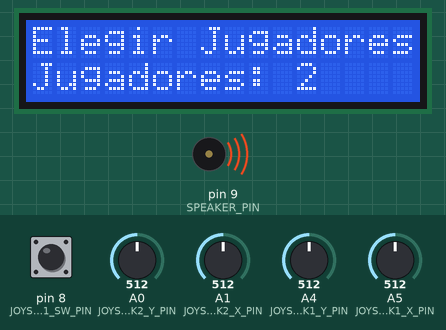
A sketch run on a simulated Arduino Uno, built with avr-gcc and run on an emulated ATmega328P. Shown: 16×2 character LCD, buzzer (waves = sounding). Inputs (shaded band) come from the test bench; at power-on: A5 (JOYSTICK1_X_PIN) = 512, A4 (JOYSTICK1_Y_PIN) = 512, pin 8 (JOYSTICK1_SW_PIN) HIGH, A0 (JOYSTICK2_Y_PIN) = 512, A1 (JOYSTICK2_X_PIN) = 512. Random numbers use the default seed unless the sketch sets one.

Above: at 0.8 s.
0.9 s: A5 (JOYSTICK1_X_PIN) set to 887
At 1.5 s:
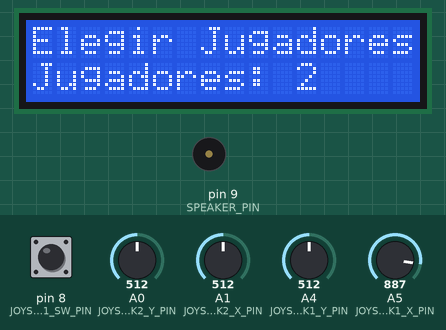
3.5 s: A5 (JOYSTICK1_X_PIN) set to 916
At 4.0 s:
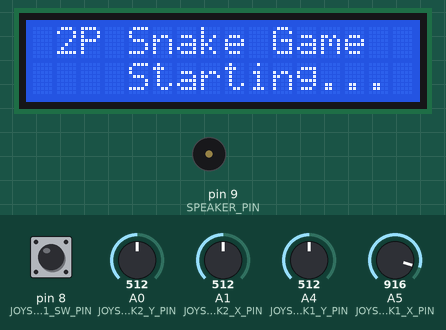
6.5 s: A4 (JOYSTICK1_Y_PIN) set to 885
8.4 s: A4 (JOYSTICK1_Y_PIN) set to 910
10.3 s: A4 (JOYSTICK1_Y_PIN) set to 716
12.0 s: A4 (JOYSTICK1_Y_PIN) set to 900
Timing chart, 0 to 16.6 s (numbered marks = the images above; inputs shaded):
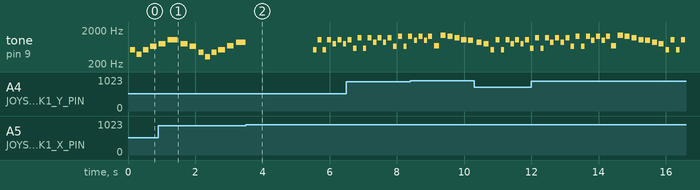

Measured:
- the behaviour switches between 899 and 900 on A5 (JOYSTICK1_X_PIN) (found by bisection; images 1 and 2)
- after the input at 3.5 s, the display: changes at once (image 2)
- by itself, tone on pin 9 (SPEAKER_PIN): plays 1175 Hz for 0.12 s, 587 Hz for 0.10 s, 1175 Hz for 0.12 s, 880 Hz for 0.10 s, 1175 Hz for 0.12 s, 880 Hz for 0.10 s … (27 notes in this stretch)
- what the display in image 2 shows lasts 2.0 s, from 3.5 s to 5.5 s

The sketch:

snake3P.ino
```cpp
/*
   Juego Snake para dos o tres jugadores en Arduino

   Libraries :
    - LiquidCrystal.h - https://docs.arduino.cc/libraries/liquidcrystal/

   Aurelio M. - v1.1 - 09.2024
   If you like this project, please add a star! Thank you!
   https://github.com/Aurelio-Jose-Munoz-Rios/Snake-arduino-LCD-16x2-multiplayer
 */

#include <LiquidCrystal.h>

// ======================================================================
// ==================== DEFINICIONES DE MÚSICA ==========================
// ======================================================================

// Pin donde está conectado el zumbador
#define SPEAKER_PIN 9

// Definición de las frecuencias de las notas (en Hz)
#define NOTE_C4  262
#define NOTE_D4  294
#define NOTE_E4  330
#define NOTE_F4  349
#define NOTE_G4  392
#define NOTE_A4  440
#define NOTE_B4  494
#define NOTE_C5  523
#define NOTE_D5  587
#define NOTE_E5  659
#define NOTE_F5  698
#define NOTE_G5  784
#define NOTE_A5  880
#define NOTE_B5  988
#define NOTE_C6  1047
#define NOTE_D6  1175
#define NOTE_E6  1319
#define NOTE_F6  1397
#define NOTE_G6  1568
#define NOTE_A6  1760

// --- ETAPA 1: INTRODUCCIÓN (Menú) ---
int introMelody[] = {
  NOTE_C5, NOTE_G4, NOTE_C5, NOTE_E5, NOTE_G5, NOTE_C6, NOTE_G5, NOTE_E5,
  NOTE_A4, NOTE_E4, NOTE_A4, NOTE_C5, NOTE_F5, NOTE_A5, NOTE_F5, NOTE_C5,
  NOTE_G4, NOTE_D4, NOTE_G4, NOTE_B4, NOTE_E5, NOTE_G5, NOTE_E5, NOTE_B4,
  NOTE_F4, NOTE_C4, NOTE_F4, NOTE_A4, NOTE_D5, NOTE_F5, NOTE_D5, NOTE_A4
};
int introDurations[] = {
  150, 150, 150, 200, 200, 300, 200, 200,
  150, 150, 150, 200, 200, 300, 200, 200,
  150, 150, 150, 200, 200, 300, 200, 200,
  150, 150, 150, 200, 200, 300, 200, 200
};

// --- ETAPA 3: PERSECUCIÓN (Juego Principal) ---
int chaseMelody[] = {
  NOTE_C5, NOTE_C6, NOTE_C5, NOTE_C6, NOTE_G5, NOTE_C6, NOTE_G5, NOTE_C6,
  NOTE_D5, NOTE_D6, NOTE_D5, NOTE_D6, NOTE_A5, NOTE_D6, NOTE_A5, NOTE_D6,
  NOTE_E5, NOTE_E6, NOTE_E5, NOTE_E6, NOTE_B5, NOTE_E6, NOTE_B5, NOTE_E6,
  NOTE_F5, NOTE_F6, NOTE_E6, NOTE_D6, NOTE_C6, NOTE_B5, NOTE_A5, NOTE_G5
};
int chaseDurations[] = {
  100, 120, 100, 120, 100, 120, 100, 120,
  100, 120, 100, 120, 100, 120, 100, 120,
  100, 120, 100, 120, 100, 120, 100, 120,
  150, 150, 150, 150, 150, 150, 150, 150
};

// --- ETAPA 5: GAME OVER ---
int gameOverMelody[] = {
  NOTE_G5, 0, NOTE_E5, 0, NOTE_C5, 0, NOTE_G4,
  NOTE_A4, 0, NOTE_F4, 0, NOTE_D4, 0, NOTE_C4,
  NOTE_F4, NOTE_E4, NOTE_D4, NOTE_C4
};
int gameOverDurations[] = {
  400, 100, 400, 100, 400, 100, 800,
  400, 100, 400, 100, 400, 100, 800,
  600, 600, 600, 1200
};

// --- VARIABLES PARA MÚSICA NO BLOQUEANTE ---
const int* currentMelody = nullptr;
const int* currentDurations = nullptr;
int totalNotes = 0;
int currentNoteIndex = 0;
unsigned long noteStartTime = 0;
boolean loopMelody = false;
boolean musicPlaying = false;


// --- PINES PARA JOYSTICKS ---
#define JOYSTICK1_X_PIN  A5
#define JOYSTICK1_Y_PIN  A4
#define JOYSTICK1_SW_PIN 8   // Pin para el botón del Joystick 1

#define JOYSTICK2_X_PIN A1
#define JOYSTICK2_Y_PIN A0

#define JOYSTICK3_X_PIN A3 // Pin para el Joystick 3 (Eje X)
#define JOYSTICK3_Y_PIN A2 // Pin para el Joystick 3 (Eje Y)

// --- DEFINICIONES DEL JUEGO ---
#define JOYSTICK_RELEASED 0
#define JOYSTICK_UP_      1
#define JOYSTICK_DOWN_    2
#define JOYSTICK_LEFT_    3
#define JOYSTICK_RIGHT_   4

#define ROWS 2
#define MAX_SNAKE_LENGTH 50

// --- CONFIGURACIÓN DE LA PANTALLA LCD ---
const int rs = 12, en = 11, d4 = 5, d5 = 4, d6 = 3, d7 = 2;
LiquidCrystal lcd(rs, en, d4, d5, d6, d7);

// --- VARIABLES GLOBALES DEL JUEGO ---
unsigned long time1, time2, time3;
int gameSpeed1 = 10;
int gameSpeed2 = 10;
int gameSpeed3 = 10;
boolean gameOver = false;
int numPlayers = 2; // Inicia con 2 jugadores por defecto

byte key1 = 0, oldkey1 = 0;
byte key2 = 0, oldkey2 = 0;
byte key3 = 0, oldkey3 = 0;

byte Field[8 * ROWS * 16];

// --- ESTRUCTURA DE LA SERPIENTE (LISTA ENLAZADA) ---
struct partdef {
  int row, column, dir;
  struct partdef *next;
};
typedef partdef part;

// --- VARIABLES PARA SERPIENTE 1 ---
part *head1, *tail1;
int collected1;

// --- VARIABLES PARA SERPIENTE 2 ---
part *head2, *tail2;
int collected2;

// --- VARIABLES PARA SERPIENTE 3 ---
part *head3, *tail3;
int collected3;

// --- VARIABLES PARA LA COMIDA ---
int foodRow, foodCol;

// --- DECLARACIÓN DE FUNCIONES ---
void ChangeDot(unsigned int RowVal, unsigned int ColVal, boolean NewVal);
byte ScanJoyStick(int xPin, int yPin);
boolean moveSnake(part *&head, part *&tail, part *head_other1, part *tail_other1, part *head_other2, part *tail_other2, int &collected);
void playStage(int melody[], int durations[], int notes);
void startMelody(const int melody[], const int durations[], int notes, boolean shouldLoop);
void stopMusic();
void updateMusic();


// ======================================================================
// ========= DIBUJA EL ESTADO ACTUAL DEL JUEGO EN LA PANTALLA ===========
// ======================================================================
void drawMatrix() {
  byte myChar[8];
  boolean special;
  int cc = 0;

  if (gameOver) return;

  // Dibuja la comida
  ChangeDot(foodRow, foodCol, true);

  for (int r = 0; r < ROWS; r++) {
    for (int c = 0; c < 16; c++) {
      special = false;
      for (int i = 0; i < 8; i++) {
        byte b = B00000;
        if ((Field[16 * (r * 8 + i) + (c * 5 + 0) / 5] & (1 << ((c * 5 + 0) % 5)))) { b += B10000; special = true; }
        if ((Field[16 * (r * 8 + i) + (c * 5 + 1) / 5] & (1 << ((c * 5 + 1) % 5)))) { b += B01000; special = true; }
        if ((Field[16 * (r * 8 + i) + (c * 5 + 2) / 5] & (1 << ((c * 5 + 2) % 5)))) { b += B00100; special = true; }
        if ((Field[16 * (r * 8 + i) + (c * 5 + 3) / 5] & (1 << ((c * 5 + 3) % 5)))) { b += B00010; special = true; }
        if ((Field[16 * (r * 8 + i) + (c * 5 + 4) / 5] & (1 << ((c * 5 + 4) % 5)))) { b += B00001; special = true; }
        myChar[i] = b;
      }

      if (special) {
        lcd.createChar(cc, myChar);
        lcd.setCursor(c, r);
        lcd.write(byte(cc));
        cc++;
      } else {
        lcd.setCursor(c, r);
        lcd.write(128);
      }
    }
  }
}

// ======================================================================
// ======== LIBERA LA MEMORIA USADA POR UNA SERPIENTE ===================
// ======================================================================
void freeList(part *&head, part *&tail) {
  part *p, *q;
  p = tail;
  while (p != NULL) {
    q = p;
    p = p->next;
    free(q);
  }
  head = tail = NULL;
}

// ======================================================================
// ============= MUESTRA LA PANTALLA DE GAME OVER =======================
// ======================================================================
void gameOverFunction() {
  stopMusic(); // Detiene la música del juego
  playStage(gameOverMelody, gameOverDurations, sizeof(gameOverMelody) / sizeof(int)); // Reproduce melodía final

  lcd.clear();
  freeList(head1, tail1);
  freeList(head2, tail2);
  if (numPlayers == 3) {
    freeList(head3, tail3);
  }

  lcd.setCursor(3, 0);
  lcd.print("Game Over!");
  lcd.setCursor(1, 1);

  if (numPlayers == 2) {
    if (collected1 > collected2) {
      lcd.print("Gana Jugador 1!");
    } else if (collected2 > collected1) {
      lcd.print("Gana Jugador 2!");
    } else {
      lcd.print("      Empate!      ");
    }
  } else {
    if (collected1 > collected2 && collected1 > collected3) {
      lcd.print("Gana Jugador 1!");
    } else if (collected2 > collected1 && collected2 > collected3) {
      lcd.print("Gana Jugador 2!");
    } else if (collected3 > collected1 && collected3 > collected2) {
      lcd.print("Gana Jugador 3!");
    } else {
      lcd.print("      Empate!      ");
    }
  }

  while(true) {
    // Espera a que se reinicie el Arduino
  }
}

// ======================================================================
// ===== AÑADE UN NUEVO SEGMENTO A LA COLA DE LA SERPIENTE ==============
// ======================================================================
void growSnake(part *&tail) {
  part *p = (part*)malloc(sizeof(part));
  p->row = tail->row;
  p->column = tail->column;
  p->dir = tail->dir;
  p->next = tail;
  tail = p;
}

// ======================================================================
// =========== GENERA UNA NUEVA POSICIÓN PARA LA COMIDA =================
// ======================================================================
void newFood() {
  boolean positionOk = false;
  while (!positionOk) {
    foodRow = random(8 * ROWS);
    foodCol = random(80);
    positionOk = true;
    part *p = tail1;
    while (p != NULL) {
      if (p->row == foodRow && p->column == foodCol) {
        positionOk = false;
        break;
      }
      p = p->next;
    }
    if (!positionOk) continue;
    p = tail2;
    while (p != NULL) {
      if (p->row == foodRow && p->column == foodCol) {
        positionOk = false;
        break;
      }
      p = p->next;
    }
    if (!positionOk) continue;
    if (numPlayers == 3) {
      p = tail3;
      while (p != NULL) {
        if (p->row == foodRow && p->column == foodCol) {
          positionOk = false;
          break;
        }
        p = p->next;
      }
    }
  }
}

// ======================================================================
// MUEVE LA SERPIENTE, VERIFICA COLISIONES Y DEVUELVE TRUE SI COMIÓ
// ======================================================================
boolean moveSnake(part *&head, part *&tail, part *head_other1, part *tail_other1, part *head_other2, part *tail_other2, int &collected) {
  part *p = tail;
  while (p->next != NULL) {
    p->row = p->next->row;
    p->column = p->next->column;
    p->dir = p->next->dir;
    p = p->next;
  }
  switch (head->dir) {
    case JOYSTICK_UP_:    head->row--; break;
    case JOYSTICK_DOWN_:  head->row++; break;
    case JOYSTICK_RIGHT_: head->column++; break;
    case JOYSTICK_LEFT_:  head->column--; break;
  }
  if (head->column >= 80) head->column = 0;
  if (head->column < 0) head->column = 79;
  if (head->row >= (8 * ROWS)) head->row = 0;
  if (head->row < 0) head->row = (8 * ROWS - 1);
  p = tail;
  while (p != head) {
    if (p->row == head->row && p->column == head->column) {
      gameOver = true;
      return false;
    }
    p = p->next;
  }
  if (head_other1 != NULL) {
    p = tail_other1;
    while (p != NULL) {
      if (p->row == head->row && p->column == head->column) {
        gameOver = true;
        return false;
      }
      p = p->next;
    }
  }
  if (head_other2 != NULL) {
    p = tail_other2;
    while (p != NULL) {
      if (p->row == head->row && p->column == head->column) {
        gameOver = true;
        return false;
      }
      p = p->next;
    }
  }
  if (head->row == foodRow && head->column == foodCol) {
    collected++;
    if (collected < MAX_SNAKE_LENGTH) {
      growSnake(tail);
    }
    newFood();
    return true;
  }
  return false;
}

// ======================================================================
// ================ CREA UNA SERPIENTE INICIAL ==========================
// ======================================================================
void createSnake(part *&head, part *&tail, int start_row, int start_col, int dir) {
  tail = (part*)malloc(sizeof(part));
  tail->row = start_row;
  tail->column = start_col + 1;
  tail->dir = dir;
  ChangeDot(tail->row, tail->column, true);
  part *p = (part*)malloc(sizeof(part));
  p->row = start_row;
  p->column = start_col;
  p->dir = dir;
  p->next = NULL;
  ChangeDot(p->row, p->column, true);
  tail->next = p;
  head = p;
}

// ======================================================================
// =================== MENÚ DE SELECCIÓN DE JUGADORES ===================
// ======================================================================
void playerSelectionMenu() {
  boolean selectionMade = false;
  lcd.clear();

  // Inicia la música del menú en bucle
  startMelody(introMelody, introDurations, sizeof(introMelody) / sizeof(int), true);

  while (!selectionMade) {
    updateMusic(); // Actualiza la música en cada ciclo para que no se detenga

    lcd.setCursor(0, 0);
    lcd.print("Elegir Jugadores");
    lcd.setCursor(0, 1);
    lcd.print("Jugadores: ");
    lcd.print(numPlayers);
    lcd.print("   ");

    if (digitalRead(JOYSTICK1_SW_PIN) == LOW) {
      numPlayers = (numPlayers == 2) ? 3 : 2;
      delay(200);
    }

    byte move = ScanJoyStick(JOYSTICK1_X_PIN, JOYSTICK1_Y_PIN);
    if (move == JOYSTICK_RIGHT_) {
      selectionMade = true;
    }
  }
  stopMusic(); // Detiene la música del menú al salir
}

// ======================================================================
// ================ CONFIGURACIÓN INICIAL DEL JUEGO =====================
// ======================================================================
void setup() {
  lcd.begin(16, ROWS);
  randomSeed(analogRead(A2));

  pinMode(SPEAKER_PIN, OUTPUT); // Configura el pin del zumbador
  pinMode(JOYSTICK1_SW_PIN, INPUT_PULLUP);

  playerSelectionMenu();

  lcd.clear();
  lcd.setCursor(1, 0);
  lcd.print(String(numPlayers) + "P Snake Game");
  lcd.setCursor(4, 1);
  lcd.print("Starting...");
  delay(2000);
  lcd.clear();

  for (unsigned int i = 0; i < (8 * ROWS * 16); i++) {
    Field[i] = 0;
  }

  head1 = tail1 = head2 = tail2 = head3 = tail3 = NULL;
  createSnake(head1, tail1, 4, 20, JOYSTICK_LEFT_);
  createSnake(head2, tail2, 12, 60, JOYSTICK_LEFT_);
  collected1 = 0;
  collected2 = 0;
  if (numPlayers == 3) {
    createSnake(head3, tail3, 4, 60, JOYSTICK_LEFT_);
    collected3 = 0;
  }
  newFood();

  time1 = millis();
  time2 = millis();
  if (numPlayers == 3) {
    time3 = millis();
  }

  // Inicia la música del juego principal
  startMelody(chaseMelody, chaseDurations, sizeof(chaseMelody) / sizeof(int), true);
}

// ======================================================================
// ===================== BUCLE PRINCIPAL DEL JUEGO ======================
// ======================================================================
void loop() {
  updateMusic(); // La música del juego se actualiza constantemente

  if (gameOver) {
    gameOverFunction();
  }

  key1 = ScanJoyStick(JOYSTICK1_X_PIN, JOYSTICK1_Y_PIN);
  if (key1 != oldkey1) {
    delay(50);
    key1 = ScanJoyStick(JOYSTICK1_X_PIN, JOYSTICK1_Y_PIN);
    if (key1 != oldkey1) {
      oldkey1 = key1;
      if (key1 == JOYSTICK_RIGHT_ && head1->dir != JOYSTICK_LEFT_) head1->dir = key1;
      else if (key1 == JOYSTICK_LEFT_ && head1->dir != JOYSTICK_RIGHT_) head1->dir = key1;
      else if (key1 == JOYSTICK_UP_ && head1->dir != JOYSTICK_DOWN_) head1->dir = key1;
      else if (key1 == JOYSTICK_DOWN_ && head1->dir != JOYSTICK_UP_) head1->dir = key1;
    }
  }

  key2 = ScanJoyStick(JOYSTICK2_X_PIN, JOYSTICK2_Y_PIN);
  if (key2 != oldkey2) {
    delay(50);
    key2 = ScanJoyStick(JOYSTICK2_X_PIN, JOYSTICK2_Y_PIN);
    if (key2 != oldkey2) {
      oldkey2 = key2;
      if (key2 == JOYSTICK_RIGHT_ && head2->dir != JOYSTICK_LEFT_) head2->dir = key2;
      else if (key2 == JOYSTICK_LEFT_ && head2->dir != JOYSTICK_RIGHT_) head2->dir = key2;
      else if (key2 == JOYSTICK_UP_ && head2->dir != JOYSTICK_DOWN_) head2->dir = key2;
      else if (key2 == JOYSTICK_DOWN_ && head2->dir != JOYSTICK_UP_) head2->dir = key2;
    }
  }

  if (numPlayers == 3) {
    key3 = ScanJoyStick(JOYSTICK3_X_PIN, JOYSTICK3_Y_PIN);
    if (key3 != oldkey3) {
      delay(50);
      key3 = ScanJoyStick(JOYSTICK3_X_PIN, JOYSTICK3_Y_PIN);
      if (key3 != oldkey3) {
        oldkey3 = key3;
        if (key3 == JOYSTICK_RIGHT_ && head3->dir != JOYSTICK_RIGHT_) head3->dir = JOYSTICK_LEFT_;
        else if (key3 == JOYSTICK_LEFT_ && head3->dir != JOYSTICK_LEFT_) head3->dir = JOYSTICK_RIGHT_;
        else if (key3 == JOYSTICK_UP_ && head3->dir != JOYSTICK_UP_) head3->dir = JOYSTICK_DOWN_;
        else if (key3 == JOYSTICK_DOWN_ && head3->dir != JOYSTICK_DOWN_) head3->dir = JOYSTICK_UP_;
      }
    }
  }

  unsigned long timeNow = millis();
  if (timeNow - time1 > 1000 / gameSpeed1) {
    int oldTailRow = tail1->row;
    int oldTailCol = tail1->column;
    boolean ateFood = moveSnake(head1, tail1, head2, tail2, head3, tail3, collected1);
    if (!gameOver && !ateFood) {
      ChangeDot(oldTailRow, oldTailCol, false);
    }
    time1 = timeNow;
  }

  if (timeNow - time2 > 1000 / gameSpeed2) {
    int oldTailRow = tail2->row;
    int oldTailCol = tail2->column;
    boolean ateFood = moveSnake(head2, tail2, head1, tail1, head3, tail3, collected2);
    if (!gameOver && !ateFood) {
      ChangeDot(oldTailRow, oldTailCol, false);
    }
    time2 = timeNow;
  }

  if (numPlayers == 3) {
    if (timeNow - time3 > 1000 / gameSpeed3) {
      int oldTailRow = tail3->row;
      int oldTailCol = tail3->column;
      boolean ateFood = moveSnake(head3, tail3, head1, tail1, head2, tail2, collected3);
      if (!gameOver && !ateFood) {
        ChangeDot(oldTailRow, oldTailCol, false);
      }
      time3 = timeNow;
    }
  }

  if (!gameOver) {
     ChangeDot(head1->row, head1->column, true);
     ChangeDot(head2->row, head2->column, true);
     if (numPlayers == 3) {
       ChangeDot(head3->row, head3->column, true);
     }
     drawMatrix();
  }
}

// ======================================================================
// ================== LEE LA POSICIÓN DEL JOYSTICK ======================
// ======================================================================
byte ScanJoyStick(int xPin, int yPin) {
  byte Direction = JOYSTICK_RELEASED;
  unsigned int X_Val = analogRead(xPin);
  unsigned int Y_Val = analogRead(yPin);
  if (Y_Val >= 900) Direction = JOYSTICK_UP_;
  else if (Y_Val <= 100) Direction = JOYSTICK_DOWN_;
  else if (X_Val >= 900) Direction = JOYSTICK_RIGHT_;
  else if (X_Val <= 100) Direction = JOYSTICK_LEFT_;
  return Direction;
}

// ======================================================================
// ============ MODIFICA UN PÍXEL EN EL CAMPO DE JUEGO ==================
// ======================================================================
void ChangeDot(unsigned int RowVal, unsigned int ColVal, boolean NewVal) {
  Field[16 * RowVal + ColVal / 5] &= ~(1 << (ColVal % 5));
  if (NewVal) {
    Field[16 * RowVal + ColVal / 5] |= 1 << (ColVal % 5);
  }
}

// ======================================================================
// =================== FUNCIONES PARA LA MÚSICA =========================
// ======================================================================

/**
 * @brief Reproduce una secuencia de notas (método bloqueante con delay).
 * Usado solo para la pantalla de Game Over.
 */
void playStage(int melody[], int durations[], int notes) {
  for (int thisNote = 0; thisNote < notes; thisNote++) {
    int noteDuration = durations[thisNote];
    tone(SPEAKER_PIN, melody[thisNote], noteDuration);
    int pauseBetweenNotes = noteDuration * 1.30;
    delay(pauseBetweenNotes);
    noTone(SPEAKER_PIN);
  }
}

/**
 * @brief Inicia la reproducción de una melodía para el sistema no bloqueante.
 */
void startMelody(const int melody[], const int durations[], int notes, boolean shouldLoop) {
  currentMelody = melody;
  currentDurations = durations;
  totalNotes = notes;
  currentNoteIndex = -1; // Se incrementará a 0 en la primera llamada de update
  noteStartTime = 0;
  loopMelody = shouldLoop;
  musicPlaying = true;
}

/**
 * @brief Detiene la reproducción de la música no bloqueante.
 */
void stopMusic() {
  noTone(SPEAKER_PIN);
  musicPlaying = false;
}

/**
 * @brief Actualiza el estado de la música no bloqueante. Debe llamarse en cada ciclo del loop.
 */
void updateMusic() {
  if (!musicPlaying) {
    return;
  }

  unsigned long currentTime = millis();

  // Es hora de reproducir la siguiente nota
  if (currentTime >= noteStartTime) {
    currentNoteIndex++;

    if (currentNoteIndex >= totalNotes) {
      if (loopMelody) {
        currentNoteIndex = 0; // Reinicia para el bucle
      } else {
        stopMusic(); // Se detiene si no es bucle
        return;
      }
    }

    int noteDuration = currentDurations[currentNoteIndex];
    if (currentMelody[currentNoteIndex] != 0) {
      tone(SPEAKER_PIN, currentMelody[currentNoteIndex], noteDuration);
    }

    // Calcula cuándo debe empezar la siguiente nota
    noteStartTime = currentTime + (noteDuration * 1.30);
  }
}
```
